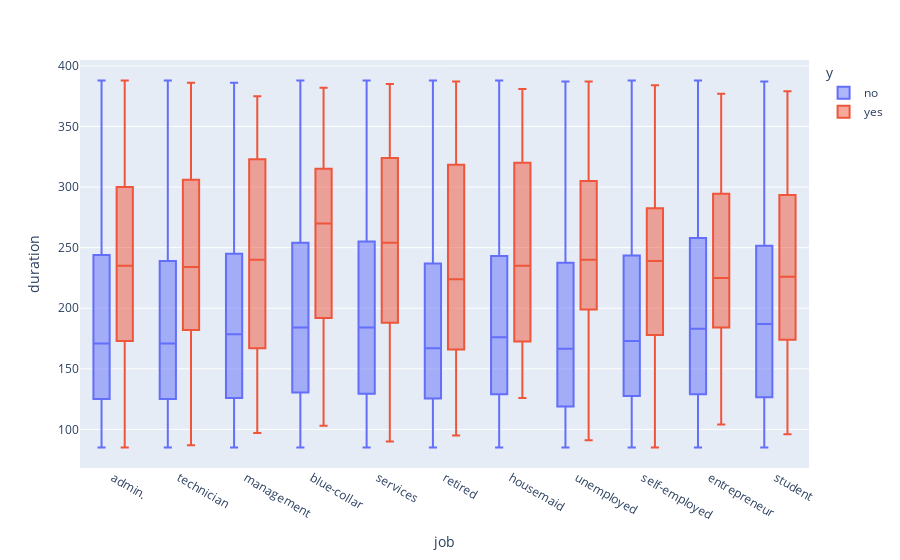

Notebook source saved alongside this figure:
### Code cell
fig = px.box(training, x="job", y="duration", color="y")
fig.update_traces(quartilemethod="exclusive")
fig.show()

### Figure 1 — Plotly figure (JSON) as saved in the notebook; plotly's stock layout.template omitted (floating-point values rounded to 4 significant figures; data arrays with more than 128 entries replaced by an {"elided": "..."} marker saying what was removed)
{"data": [{"alignmentgroup": "True", "hovertemplate": "y=no<br>job=%{x}<br>duration=%{y}<extra></extra>", "legendgroup": "no", "marker": {"color": "#636efa"}, "name": "no", "notched": false, "offsetgroup": "no", "orientation": "v", "quartilemethod": "exclusive", "showlegend": true, "type": "box", "x": {"elided": "13087 str values"}, "x0": " ", "xaxis": "x", "y": {"elided": "13087 float values"}, "y0": " ", "yaxis": "y"}, {"alignmentgroup": "True", "hovertemplate": "y=yes<br>job=%{x}<br>duration=%{y}<extra></extra>", "legendgroup": "yes", "marker": {"color": "#EF553B"}, "name": "yes", "notched": false, "offsetgroup": "yes", "orientation": "v", "quartilemethod": "exclusive", "showlegend": true, "type": "box", "x": {"elided": "1170 str values"}, "x0": " ", "xaxis": "x", "y": {"elided": "1170 int values"}, "y0": " ", "yaxis": "y"}], "layout": {"boxmode": "group", "legend": {"title": {"text": "y"}, "tracegroupgap": 0}, "margin": {"t": 60}, "xaxis": {"anchor": "y", "domain": [0, 1], "title": {"text": "job"}}, "yaxis": {"anchor": "x", "domain": [0, 1], "title": {"text": "duration"}}}}
